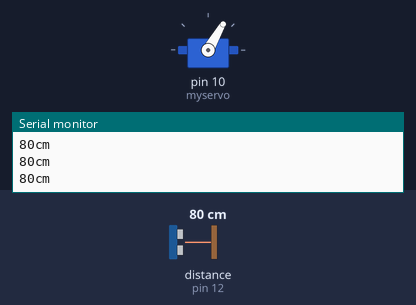
The sketch below on a simulated Arduino Uno, built with avr-gcc and run on an emulated ATmega328P. On the bench: servo, the last lines printed to the serial monitor. The inputs (shaded band) are chosen by the test bench; at power-on: distance to the obstacle (sensor on pin 12) 80 cm. The echo pulse lasts 58.3 µs per cm.

Above: at 2.8 s.
2.9 s: distance to the obstacle (sensor on pin 12) set to 7 cm
4.4 s: distance to the obstacle (sensor on pin 12) set to 4 cm
At 5.0 s:
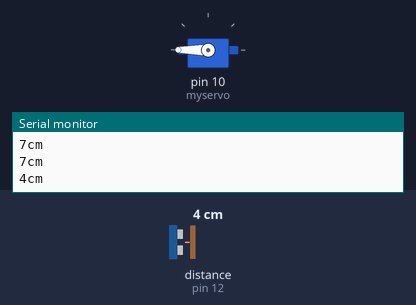
7.4 s: distance to the obstacle (sensor on pin 12) set to 9 cm
At 9.0 s:
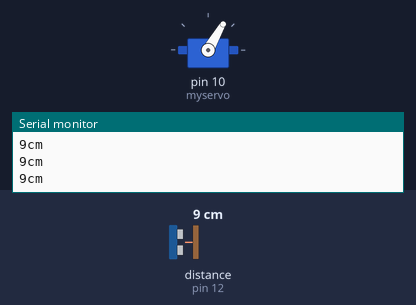
10.1 s: distance to the obstacle (sensor on pin 12) set to 2 cm
At 10.6 s:
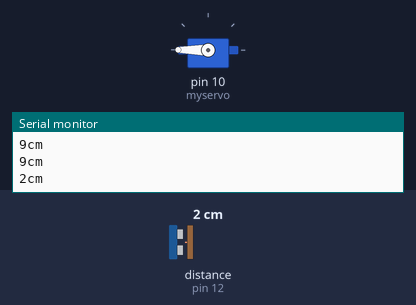
Timing chart, 0 to 13.9 s (numbered marks = the images above; inputs shaded):
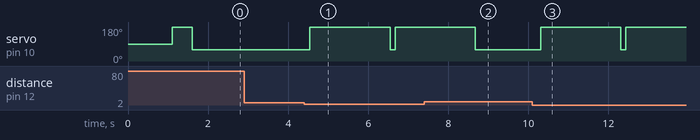

The sketch:

Project5_AutomaticGarbageBin.ino
```cpp
#include "SR04.h"
#include "Servo.h"
#define TRIG_PIN 12
#define ECHO_PIN 11
SR04 sr04 = SR04(ECHO_PIN,TRIG_PIN);
long a;
int distance = 0;
Servo myservo;

void setup() {
   Serial.begin(9600);
   delay(1000);
   myservo.attach(10);
   delay(100);
   myservo.write(200);
  delay(500);
  myservo.write(60);
}

void loop() {
   distance = a=sr04.Distance();
   Serial.print(a);
   Serial.println("cm");
   delay(100);
  if ((distance <= 5)&&(distance > 0)) {
    myservo.write(200);
    delay(2000);
    myservo.write(60);
}
   }
```

Measured:
- the behaviour switches between 6 and 5 cm on distance to the obstacle (sensor on pin 12) (found by bisection; images 0 and 1)
- after the input at 4.4 s, servo on pin 10 (myservo): 60° → 180° after 0.14 s, → 60° 2.0 s later, → 180° 0.13 s later
- after the input at 7.4 s, servo on pin 10 (myservo): goes on until 8.7 s, then stays 60°
- after the input at 10.1 s, servo on pin 10 (myservo): 60° → 180° after 0.21 s, → 60° 2.0 s later, → 180° 0.13 s later
